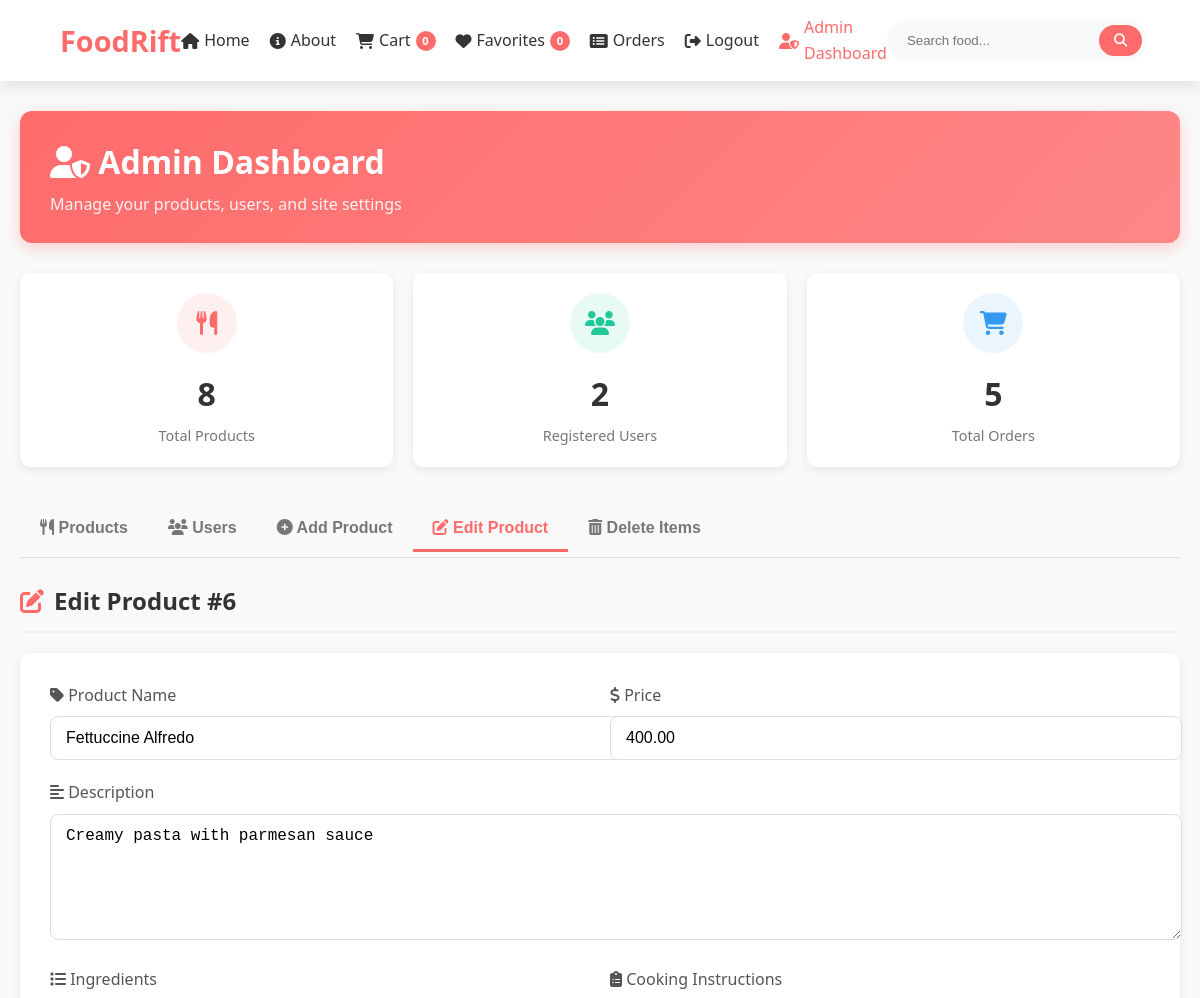
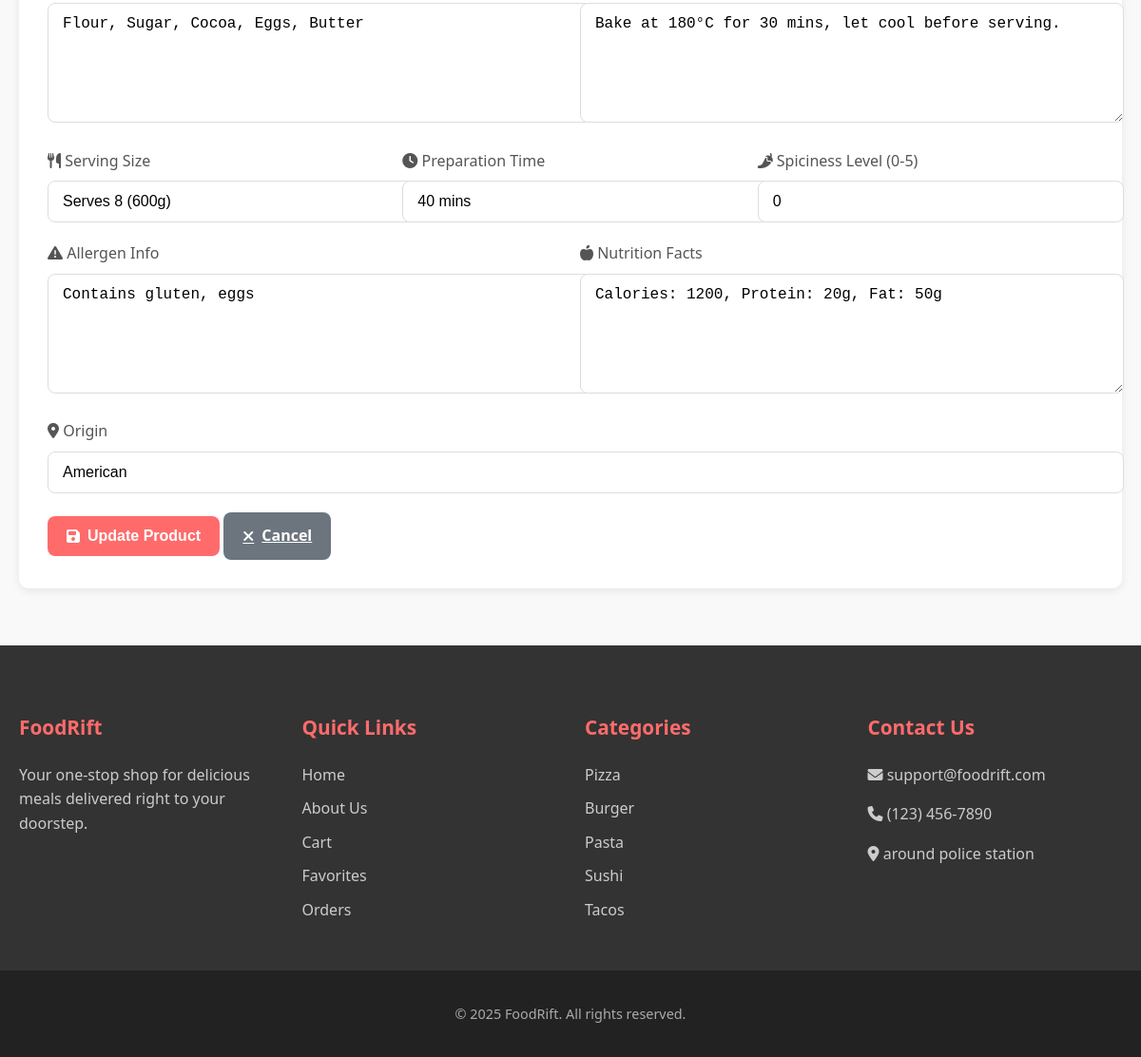
Page /admin.php?edit_product=6 (signed in) on the committed database (2 pictures, top to bottom).
### tables this page shows
CREATE TABLE `products` (
  `id` int(11) NOT NULL,
  `name` varchar(100) NOT NULL,
  `price` decimal(10,2) NOT NULL,
  `description` text DEFAULT NULL,
  `image` varchar(255) DEFAULT NULL,
  `category` text DEFAULT NULL,
  `ingredients` text DEFAULT NULL,
  `serving_size` varchar(50) DEFAULT NULL,
  `preparation_time` varchar(20) DEFAULT NULL,
  `cooking_instructions` text DEFAULT NULL,
  `spiciness_level` int(11) DEFAULT NULL,
  `allergen_info` text DEFAULT NULL,
  `nutrition_facts` text DEFAULT NULL,
  `origin` varchar(100) DEFAULT NULL
);

### admin.php (the view, shortened to what this page needs)
<?php
require_once 'config.php';
$products = $conn->query("SELECT id, name, price FROM products")->fetchAll(PDO::FETCH_ASSOC);
$users = $conn->query("SELECT id, email, role FROM users")->fetchAll(PDO::FETCH_ASSOC);
$edit_product = null;
if (isset($_GET['edit_product'])) {
    $stmt = $conn->prepare("SELECT * FROM products WHERE id = :id");
    $stmt->bindParam(':id', $_GET['edit_product'], PDO::PARAM_INT);
    $stmt->execute();
    $edit_product = $stmt->fetch(PDO::FETCH_ASSOC);
}
include 'header.php';
?>
<link rel="stylesheet" href="css/admin.css">
<main>
    <div class="admin-container">
        <div class="admin-header">
            <div>
                <h2><i class="fas fa-user-shield"></i> Admin Dashboard</h2>
                <p>Manage your products, users, and site settings</p>
            </div>
        </div>
        <div class="admin-stats">
            <div class="stat-card">
                <div class="stat-icon">
                    <i class="fas fa-utensils"></i>
                </div>
                <div class="stat-number"><?php echo count($products); ?></div>
                <div class="stat-label">Total Products</div>
            </div>
            <div class="stat-card">
                <div class="stat-icon">
                    <i class="fas fa-users"></i>
                </div>
                <div class="stat-number"><?php echo count($users); ?></div>
                <div class="stat-label">Registered Users</div>
            </div>
            <div class="stat-card">
                <div class="stat-icon">
                    <i class="fas fa-shopping-cart"></i>
                </div>
                <div class="stat-number">
                    <?php
                    $order_count = $conn->query("SELECT COUNT(*) FROM orders")->fetchColumn();
                    echo $order_count;
                    ?>
                </div>
                <div class="stat-label">Total Orders</div>
            </div>
        </div>
        <div class="admin-tabs">
            <div class="tabs-nav">
                <button class="tab-btn active" data-tab="products"><i class="fas fa-utensils"></i> Products</button>
                <button class="tab-btn" data-tab="users"><i class="fas fa-users"></i> Users</button>
                <button class="tab-btn" data-tab="add-product"><i class="fas fa-plus-circle"></i> Add Product</button>
                <?php if ($edit_product): ?>
                    <button class="tab-btn" data-tab="edit-product"><i class="fas fa-edit"></i> Edit Product</button>
                <?php endif; ?>
                <button class="tab-btn" data-tab="delete"><i class="fas fa-trash-alt"></i> Delete Items</button>
            </div>
            <?php if ($edit_product): ?>
                <div class="tab-content" id="edit-product-tab">
                    <h3 class="section-title"><i class="fas fa-edit"></i> Edit Product #<?php echo $edit_product['id']; ?></h3>
                    <form method="post" class="admin-form">
                        <div class="form-row">
                            <div class="form-group">
                                <label for="update_name"><i class="fas fa-tag"></i> Product Name</label>
                                <input type="text" id="update_name" name="name" value="<?php echo htmlspecialchars($edit_product['name']); ?>" required>
                            </div>
                            <div class="form-group">
                                <label for="update_price"><i class="fas fa-dollar-sign"></i> Price</label>
                                <input type="number" id="update_price" name="price" step="0.01" value="<?php echo $edit_product['price']; ?>" required>
                            </div>
                        </div>
                        <div class="form-group">
                            <label for="update_description"><i class="fas fa-align-left"></i> Description</label>
                            <textarea id="update_description" name="description" required><?php echo htmlspecialchars($edit_product['description']); ?></textarea>
                        </div>
                        <div class="form-row">
                            <div class="form-group">
                                <label for="update_ingredients"><i class="fas fa-list"></i> Ingredients</label>
                                <textarea id="update_ingredients" name="ingredients" placeholder="Comma separated list of ingredients"><?php echo htmlspecialchars($edit_product['ingredients']); ?></textarea>
                            </div>
                            <div class="form-group">
                                <label for="update_cooking_instructions"><i class="fas fa-clipboard-list"></i> Cooking Instructions</label>
                                <textarea id="update_cooking_instructions" name="cooking_instructions" placeholder="Step by step instructions"><?php echo htmlspecialchars($edit_product['cooking_instructions']); ?></textarea>
                            </div>
                        </div>
                        <div class="form-row">
                            <div class="form-group">
                                <label for="update_serving_size"><i class="fas fa-utensils"></i> Serving Size</label>
                                <input type="text" id="update_serving_size" name="serving_size" placeholder="e.g., 2 people" value="<?php echo htmlspecialchars($edit_product['serving_size']); ?>">
                            </div>
                            <div class="form-group">
                                <label for="update_preparation_time"><i class="fas fa-clock"></i> Preparation Time</label>
                                <input type="text" id="update_preparation_time" name="preparation_time" placeholder="e.g., 30 minutes" value="<?php echo htmlspecialchars($edit_product['preparation_time']); ?>">
                            </div>
                            <div class="form-group">
                                <label for="update_spiciness_level"><i class="fas fa-pepper-hot"></i> Spiciness Level (0-5)</label>
                                <input type="number" id="update_spiciness_level" name="spiciness_level" min="0" max="5" value="<?php echo $edit_product['spiciness_level']; ?>">
                            </div>
                        </div>
                        <div class="form-row">
                            <div class="form-group">
                                <label for="update_allergen_info"><i class="fas fa-exclamation-triangle"></i> Allergen Info</label>
                                <textarea id="update_allergen_info" name="allergen_info" placeholder="List potential allergens"><?php echo htmlspecialchars($edit_product['allergen_info']); ?></textarea>
                            </div>
                            <div class="form-group">
                                <label for="update_nutrition_facts"><i class="fas fa-apple-alt"></i> Nutrition Facts</label>
                                <textarea id="update_nutrition_facts" name="nutrition_facts" placeholder="Nutritional information"><?php echo htmlspecialchars($edit_product['nutrition_facts']); ?></textarea>
                            </div>
                        </div>
                        <div class="form-group">
                            <label for="update_origin"><i class="fas fa-map-marker-alt"></i> Origin</label>
                            <input type="text" id="update_origin" name="origin" placeholder="e.g., Italian, Mexican, etc." value="<?php echo htmlspecialchars($edit_product['origin']); ?>">
                        </div>
                        <div class="form-actions">
                            <button type="submit" class="admin-btn">
                                <i class="fas fa-save"></i> Update Product
                            </button>
                            <a href="admin.php" class="admin-btn secondary">
                                <i class="fas fa-times"></i> Cancel
                            </a>
                        </div>
                    </form>
                </div>
            <?php endif; ?>
        </div>
    </div>
</main>
<?php include 'footer.php'; ?>

### css/header.css (style rules this page uses)
:root { --primary-color: #ff6b6b; --secondary-color: #ff8787; --accent-color: #ff5252; --text-color: #333; --light-gray: #f8f9fa; --medium-gray: #e9ecef; --dark-gray: #6c757d; --white: #ffffff; --shadow: 0 5px 15px rgba(0, 0, 0, 0.1); --border-radius: 10px; }
body { font-family: "Segoe UI", Tahoma, Geneva, Verdana, sans-serif; line-height: 1.6; color: var(--text-color); background-color: #f9f9f9; margin: 0; padding: 0; }

### css/admin.css (style rules this page uses)
.admin-container { max-width: 1200px; margin: 30px auto; padding: 0 20px; }
.admin-header { display: flex; justify-content: space-between; align-items: center; margin-bottom: 30px; background: linear-gradient(135deg, #ff6b6b, #ff8787); padding: 25px 30px; border-radius: 12px; color: white; box-shadow: 0 5px 15px rgba(255, 107, 107, 0.3); }
.admin-header h2 { margin: 0; font-size: 2rem; font-weight: 700; }
.admin-header p { margin: 5px 0 0; opacity: 0.9; }
.admin-stats { display: grid; grid-template-columns: repeat(auto-fit, minmax(200px, 1fr)); gap: 20px; margin-bottom: 40px; }
.stat-card { background: white; border-radius: 10px; padding: 20px; box-shadow: 0 3px 10px rgba(0, 0, 0, 0.08); text-align: center; transition: transform 0.3s, box-shadow 0.3s; }
.stat-icon { width: 60px; height: 60px; background: #f8f9fa; border-radius: 50%; display: flex; align-items: center; justify-content: center; margin: 0 auto 15px; font-size: 1.5rem; }
.stat-card:nth-child(1) .stat-icon { color: #ff6b6b; background: rgba(255, 107, 107, 0.1); }
.stat-card:nth-child(2) .stat-icon { color: #20c997; background: rgba(32, 201, 151, 0.1); }
.stat-card:nth-child(3) .stat-icon { color: #339af0; background: rgba(51, 154, 240, 0.1); }
.stat-number { font-size: 2rem; font-weight: 700; margin-bottom: 5px; color: #333; }
.stat-label { color: #777; font-size: 0.9rem; }
.admin-tabs { margin-bottom: 40px; }
.tabs-nav { display: flex; border-bottom: 1px solid #e0e0e0; margin-bottom: 20px; overflow-x: auto; padding-bottom: 5px; }
.tab-btn { padding: 12px 20px; background: none; border: none; border-bottom: 3px solid transparent; font-size: 1rem; font-weight: 600; color: #777; cursor: pointer; transition: all 0.3s; white-space: nowrap; }
.tab-btn.active { color: #ff6b6b; border-bottom-color: #ff6b6b; }
.tab-content { display: none; animation: fadeIn 0.5s ease; }
.tab-content.active { display: block; }
.section-title { font-size: 1.5rem; color: #333; margin-bottom: 20px; padding-bottom: 10px; border-bottom: 2px solid #f0f0f0; display: flex; align-items: center; gap: 10px; }
.section-title i { color: #ff6b6b; }
.admin-form { background: white; padding: 30px; border-radius: 10px; box-shadow: 0 3px 10px rgba(0, 0, 0, 0.08); margin-bottom: 40px; }
.form-group { margin-bottom: 20px; }
.form-group label { display: block; margin-bottom: 8px; font-weight: 500; color: #555; }
.form-group input, .form-group textarea, .form-group select { width: 100%; padding: 12px 15px; border: 1px solid #ddd; border-radius: 8px; font-size: 1rem; transition: border-color 0.3s, box-shadow 0.3s; }
.form-group textarea { min-height: 100px; resize: vertical; }
.form-row { display: grid; grid-template-columns: repeat(auto-fit, minmax(250px, 1fr)); gap: 20px; }
.admin-btn { background: #ff6b6b; color: white; border: none; padding: 12px 20px; border-radius: 8px; font-size: 1rem; font-weight: 600; cursor: pointer; transition: background 0.3s, transform 0.2s; display: inline-flex; align-items: center; gap: 8px; }
.admin-btn.secondary { background: #6c757d; }

### rows in the picture
products: id "6", name "Fettuccine Alfredo", price "400.00", description "Creamy pasta with parmesan sauce", ingredients "Flour, Sugar, Cocoa, Eggs, Butter", cooking_instructions "Bake at 180°C for 30 mins, let cool before serving.", serving_size "Serves 8 (600g)", preparation_time "40 mins", spiciness_level "0", allergen_info "Contains gluten, eggs", nutrition_facts "Calories: 1200, Protein: 20g, Fat: 50g", origin "American"

### other values in the picture
$cart_count "0"
$favorite_count "0"
count($products) "8"
count($users) "2"
$order_count "5"
$category "Pizza"
$category "Burger"
$category "Pasta"
$category "Sushi"
$category "Tacos"
